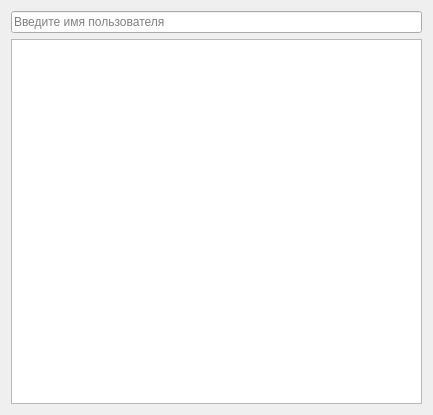
<?xml version="1.0" encoding="UTF-8"?>
<ui version="4.0">
 <class>Dialog</class>
 <widget class="QDialog" name="Dialog">
  <property name="geometry">
   <rect>
    <x>0</x>
    <y>0</y>
    <width>433</width>
    <height>415</height>
   </rect>
  </property>
  <property name="windowTitle">
   <string>Dialog</string>
  </property>
  <layout class="QGridLayout" name="gridLayout">
   <item row="0" column="0">
    <layout class="QVBoxLayout" name="verticalLayout">
     <item>
      <widget class="QLineEdit" name="userName">
       <property name="text">
        <string/>
       </property>
       <property name="maxLength">
        <number>25</number>
       </property>
       <property name="placeholderText">
        <string>Введите имя пользователя</string>
       </property>
      </widget>
     </item>
     <item>
      <widget class="QListWidget" name="listUser"/>
     </item>
    </layout>
   </item>
  </layout>
 </widget>
 <resources/>
 <connections/>
</ui>
